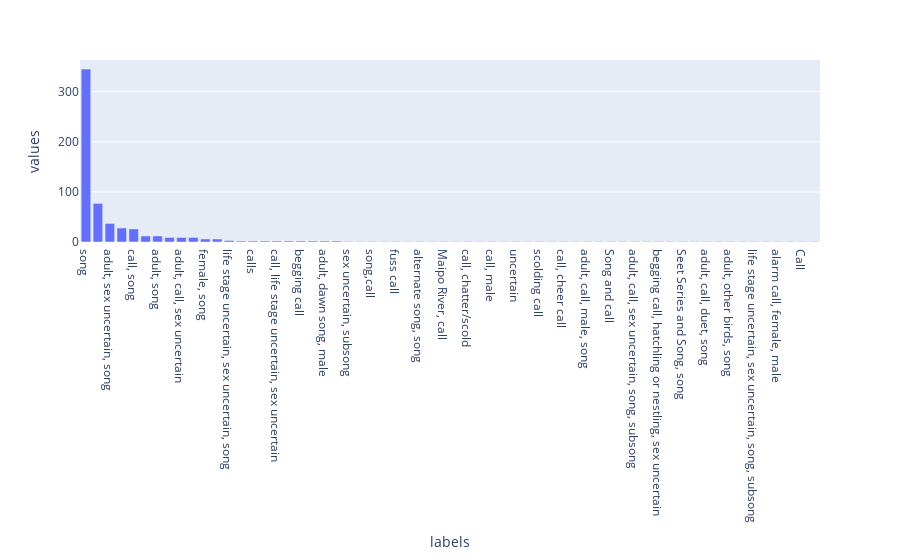

The code cell stored with this chart in its notebook:
### Code cell
fig=px.bar(df5, x='labels', y='values')#, width=500)
fig.show()

### Figure 1 — Plotly figure (JSON) as saved in the notebook; plotly's stock layout.template omitted (floating-point values rounded to 4 significant figures)
{"data": [{"alignmentgroup": "True", "hovertemplate": "labels=%{x}<br>values=%{y}<extra></extra>", "legendgroup": "", "marker": {"color": "#636efa", "pattern": {"shape": ""}}, "name": "", "offsetgroup": "", "orientation": "v", "showlegend": false, "textposition": "auto", "type": "bar", "x": ["song", "call", "adult, sex uncertain, song", "Song", "call, song", "adult, male, song", "adult, song", "alarm call", "adult, call, sex uncertain", "male, song", "female, song", "adult, sex uncertain", "life stage uncertain, sex uncertain, song", "alarm call, female", "calls", "call?", "call, life stage uncertain, sex uncertain", "female song", "begging call", "adult, call, drumming, sex uncertain", "adult, dawn song, male", "adult, duet, sex uncertain, song", "sex uncertain, subsong", "begging calls, juvenile", "song,call", "call, subsong", "fuss call", "begging call, nestlings", "alternate song, song", "song and call", "Maipo River, call", "adult, alarm call, call, sex uncertain", "call, chatter/scold", "call, female song, song", "call, male", "adult calls", "uncertain", "scolds", "scolding call", "Alarm call", "call, cheer call", "begging call, call, song", "adult, call, male, song", "call, female, male, song", "Song and call", "adult, call, sex uncertain, song", "adult, call, sex uncertain, song, subsong", "aberrant, song", "begging call, hatchling or nestling, sex uncertain", "High pitch calls, adult, call, sex uncertain", "Seet Series and Song, song", "Chatter, alarm call", "adult, call, duet, song", "adult, alarm call, sex uncertain", "adult, other birds, song", "adult, sex uncertain, song, subsong", "life stage uncertain, sex uncertain, song, subsong", "song, subsong", "alarm call, female, male", "alarm call, call, song", "Call", "song at dawn"], "xaxis": "x", "y": [345, 77, 37, 28, 26, 12, 12, 9, 9, 9, 6, 6, 3, 2, 2, 2, 2, 2, 2, 2, 2, 2, 1, 1, 1, 1, 1, 1, 1, 1, 1, 1, 1, 1, 1, 1, 1, 1, 1, 1, 1, 1, 1, 1, 1, 1, 1, 1, 1, 1, 1, 1, 1, 1, 1, 1, 1, 1, 1, 1, 1, 1], "yaxis": "y"}], "layout": {"barmode": "relative", "legend": {"tracegroupgap": 0}, "margin": {"t": 60}, "xaxis": {"anchor": "y", "domain": [0, 1], "title": {"text": "labels"}}, "yaxis": {"anchor": "x", "domain": [0, 1], "title": {"text": "values"}}}}
